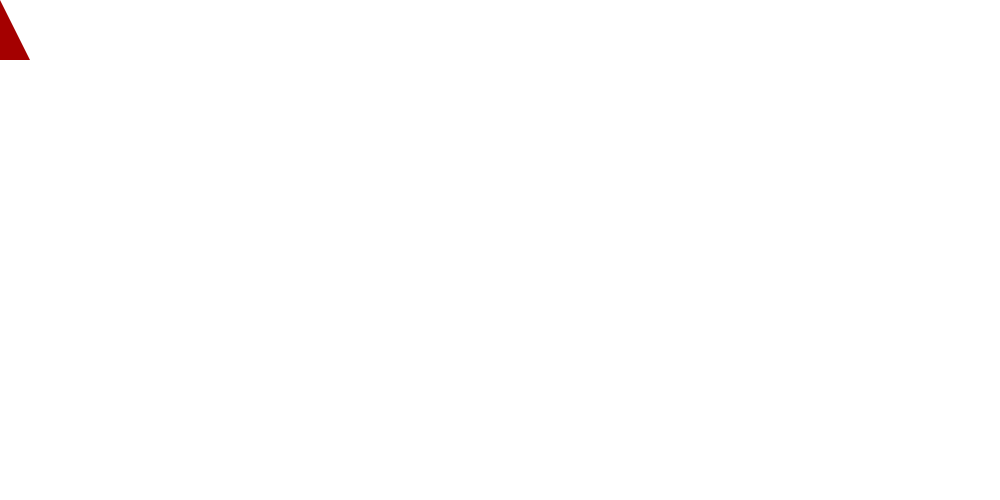
Frame 1 (no input)
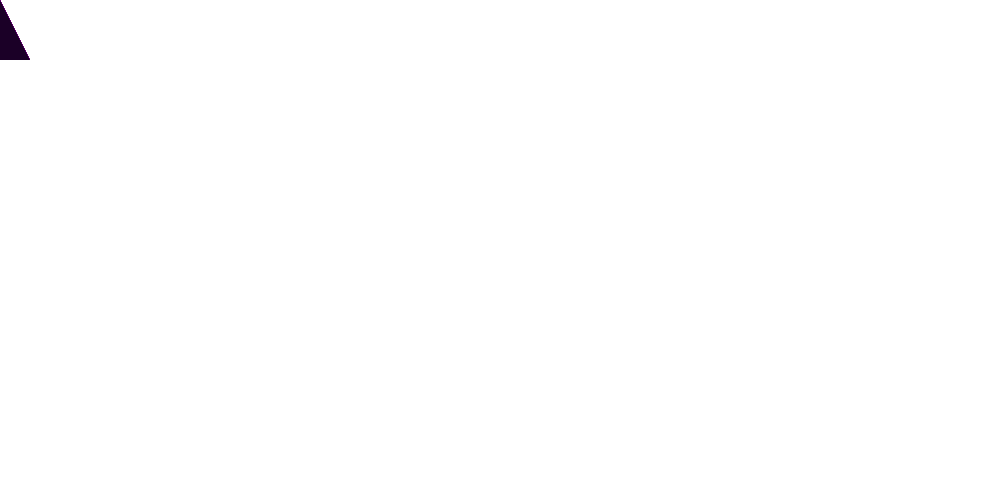
Frame 60 (the mouse pressed at the canvas centre just before this capture)
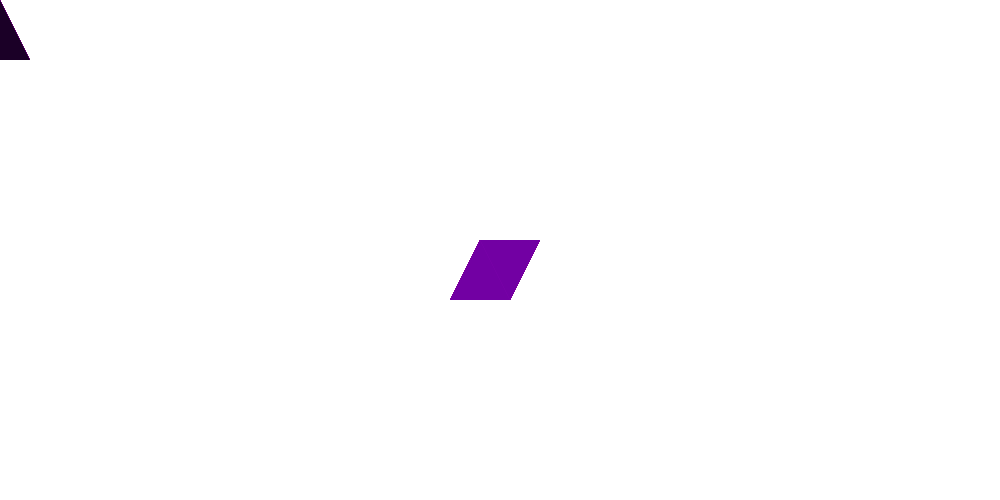
Frame 120 (the mouse held since frame 60 and released just before this capture)

The Processing sketch that drew these frames (run headless with seeded random() and noise(); from frame 60 on, the mouse is pressed at the canvas centre):

// Processing sketch: processing_7357
// ── processing_7357.pde


//|||||||||||||||||||||||||||||||||||||\\
//||                                 ||\\
//||  Sunil vallu                    ||\\
//||  New Media Design               ||\\  
//||  National Institute Of Design   ||\\
//||                                 ||\\
//|||||||||||||||||||||||||||||||||||||\\


int w = 60;
int h = 60;
float t = 0.0;
float inc = 0.01;
void setup(){
  size(1000,500);
  background(255);
  smooth(); 

}

void draw(){
  /// for color
  float c = noise(t)*width/2;
  t += inc;
  noStroke();
  colorMode(HSB);
  fill(c,255,random(255));
  /// for beginning row  
  for(int x = 0; x<=width; x+=w)
    for(int y = 0; y<=height; y+=h*2)
      if(mouseX > x-w/2 && mouseX <= x+w/2)
        if(mouseY >= y && mouseY <= y+h)
          triangle(x,y,x-w/2,y+h,x+w/2,y+h);
  /// for shifted row
  for(int x = -w/2; x<=width; x+=w)
    for(int y = h; y<=height; y+=h*2)
      if(mouseX > x-w/2 && mouseX <= x+w/2)
        if(mouseY >= y && mouseY <= y+h)
          triangle(x,y,x-w/2,y+h,x+w/2,y+h);
  /// for inverted beginning row  
  for(int x = 0; x<=width; x+=w)
    for(int y = 0; y<=height; y+=h*2)
      if(mouseX > x && mouseX <= x+w)
        if(mouseY >= y && mouseY <= y+h)
          triangle(x,y,x+w,y,x+w/2,y+h);

  /// for inverted shifted row  
  for(int x = -w/2; x<=width; x+=w)
    for(int y = h; y<=height; y+=h*2)
      if(mouseX > x && mouseX <= x+w)
        if(mouseY >= y && mouseY <= y+h)
          triangle(x,y,x+w,y,x+w/2,y+h);

}
